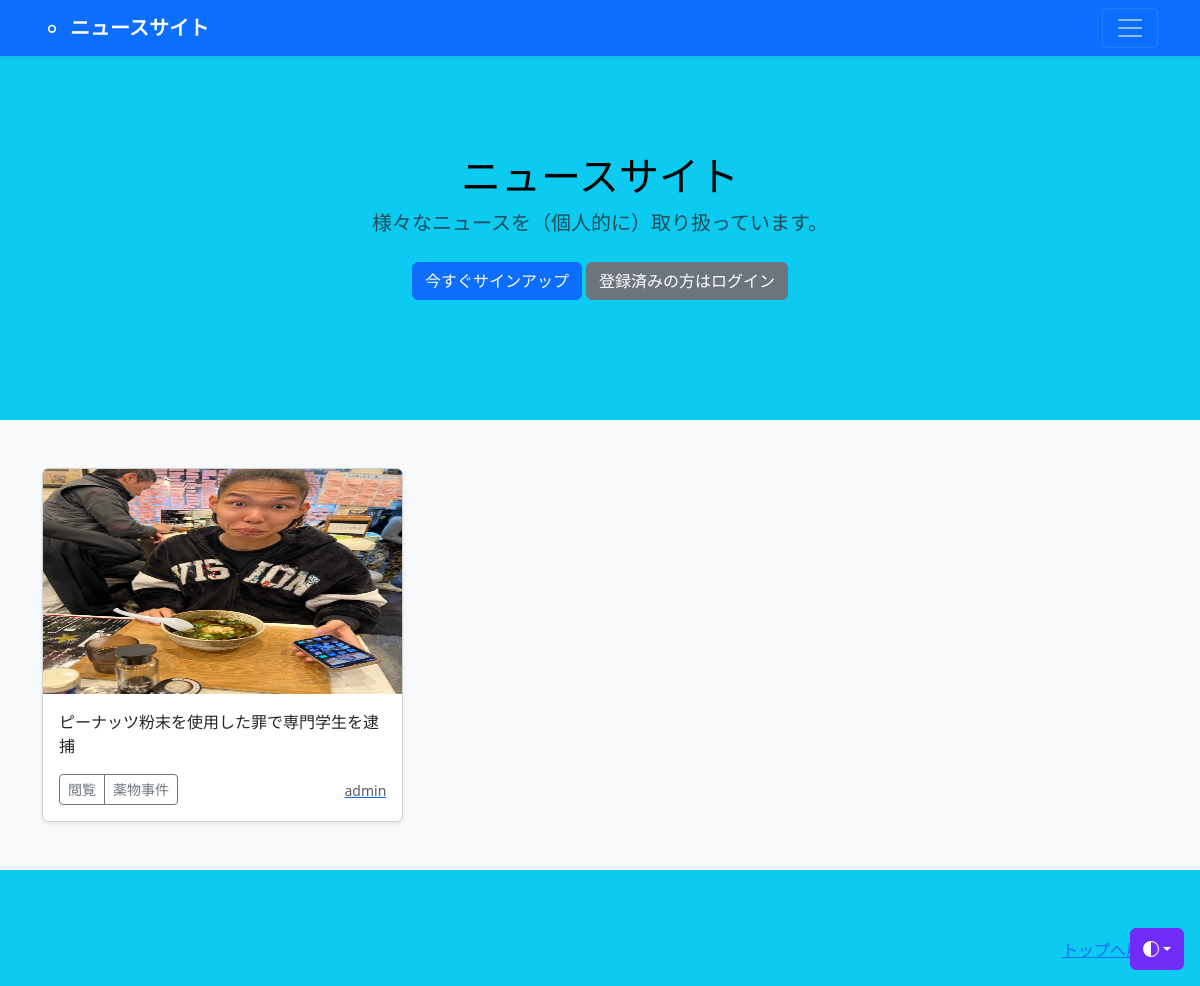
/news/5, run on the app's committed database.
### news/models.py (models this page shows, shortened)
class NewsPost(models.Model):
    user = models.ForeignKey(CustomUser, verbose_name="ユーザー", on_delete=models.CASCADE)
    category = models.ForeignKey(Category, verbose_name="カテゴリ", on_delete=models.PROTECT)
    title = models.CharField(verbose_name="タイトル", max_length=200)
    comment = models.TextField(verbose_name="コメント", )
    image1 = models.ImageField(verbose_name="イメージ1", upload_to="news")
    image2 = models.ImageField(verbose_name="イメージ2", upload_to="news", blank=True, null=True)
    posted_at = models.DateTimeField(verbose_name="投稿日時", auto_now_add=True)

class Category(models.Model):
    title = models.CharField(verbose_name="カテゴリ", max_length=20)
    def __str__(self):
        return self.title

### accounts/models.py (models this page shows)
class CustomUser(AbstractUser):
    pass

### news/views.py (the view)
# urls.py: path("news/<int:category>", views.CategoryView.as_view(), name = "news_cat"),
class CategoryView(ListView):
    template_name = "index.html"
    paginate_by = 9
    def get_queryset(self):
        category_id = self.kwargs["category"]
        categories = NewsPost.objects.filter(category=category_id).order_by("-posted_at")
        return categories

### news/templates/index.html (shortened to what this page needs)
{% extends  "base.html" %}
    {% block contents %}
    {% include "news_title.html" %}
    {% include "news_list.html" %}
    {% endblock %}

### news/templates/news_list.html (shortened to what this page needs)
<div class="album py-5 bg-body-tertiary">
    <div class="container">
      <div class="row row-cols-1 row-cols-sm-2 row-cols-md-3 g-3">
        {% for record in object_list %}
        <div class="col">
          <div class="card shadow-sm">
            <img src="{{ record.image1.url }}"
                 class="bd-placeholder-img card-img-top"
                 width="100%" height="225"
                 xmlns="http://www.w3.org/2000/svc"
                 role="img" aria-label="Placeholder: Thumbnail"
                 preserveAspectRatio = "xMidYMid slice"
                 focusable="false">
                 <rect width="100%" height="100%" fill="#55595c"/>
            <div class="card-body">
              <p class="card-text">{{record.title}}</p>
              <div class="d-flex justify-content-between align-items-center">
                <div class="btn-group">
                  <button type="button" class="btn btn-sm btn-outline-secondary"
                  onclick="location.href='{% url 'news:news_detail' record.pk %}'">閲覧</button>
                  <button type="button" class="btn btn-sm btn-outline-secondary"
                  onclick="location.href='{% url 'news:news_cat' category=record.category.id %}'">
                  {{record.category}}</button>
                </div>
                <a href="{% url 'news:user_list' user=record.user.id %}"><small class="text-muted">{{record.user.username}}</small></a>
              </div>
            </div>
          </div>
        </div>
        {% endfor %}
      </div>
    </div>
  </div>

### news/templates/base.html (style rules this page uses)
.bd-placeholder-img { font-size: 1.125rem; text-anchor: middle; -webkit-user-select: none; -moz-user-select: none; user-select: none; }

### data on the page
NewsPost: image1 (picture), title "ピーナッツ粉末を使用した罪で専門学生を逮捕", category "薬物事件", user.username "admin"
